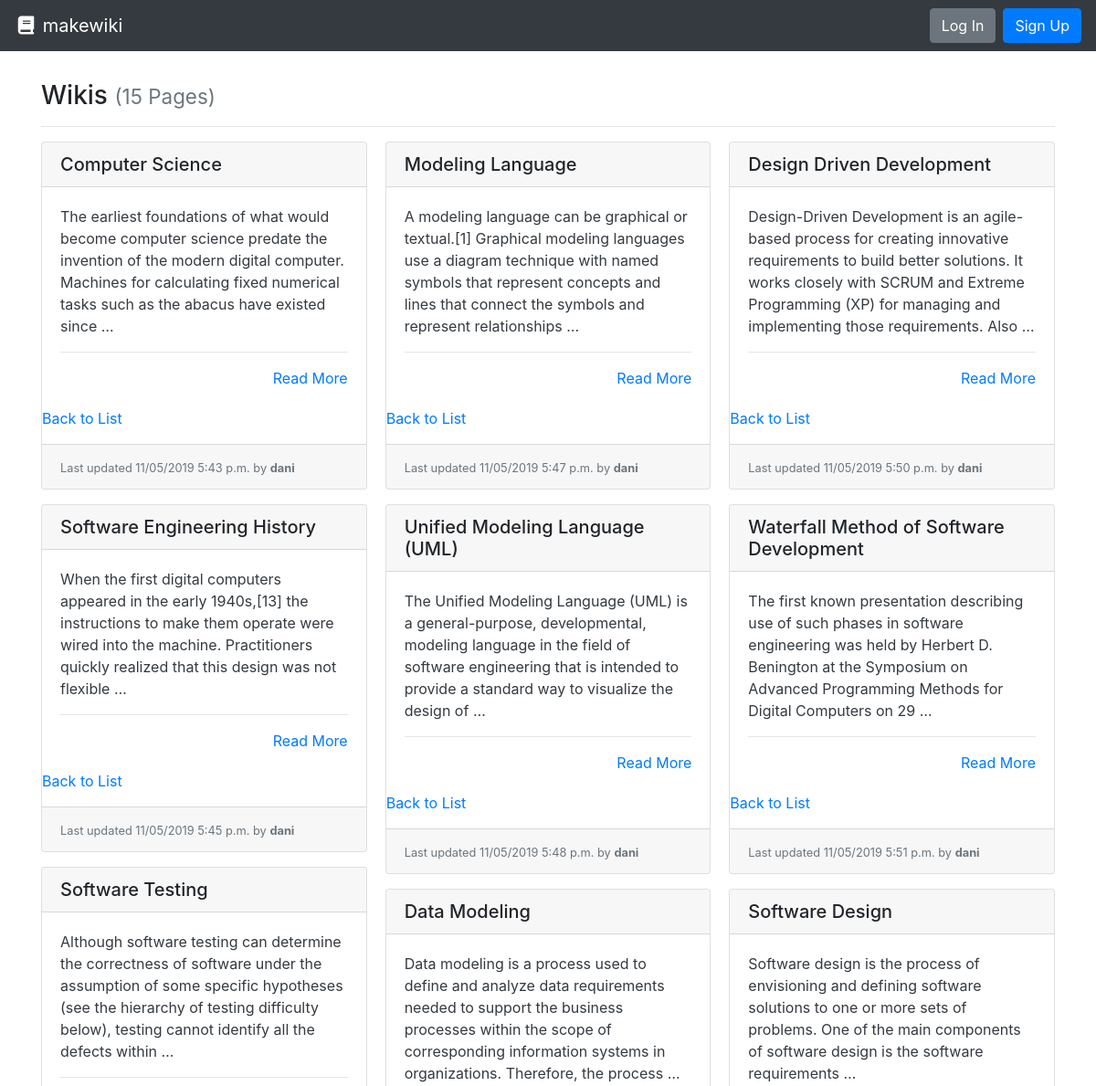
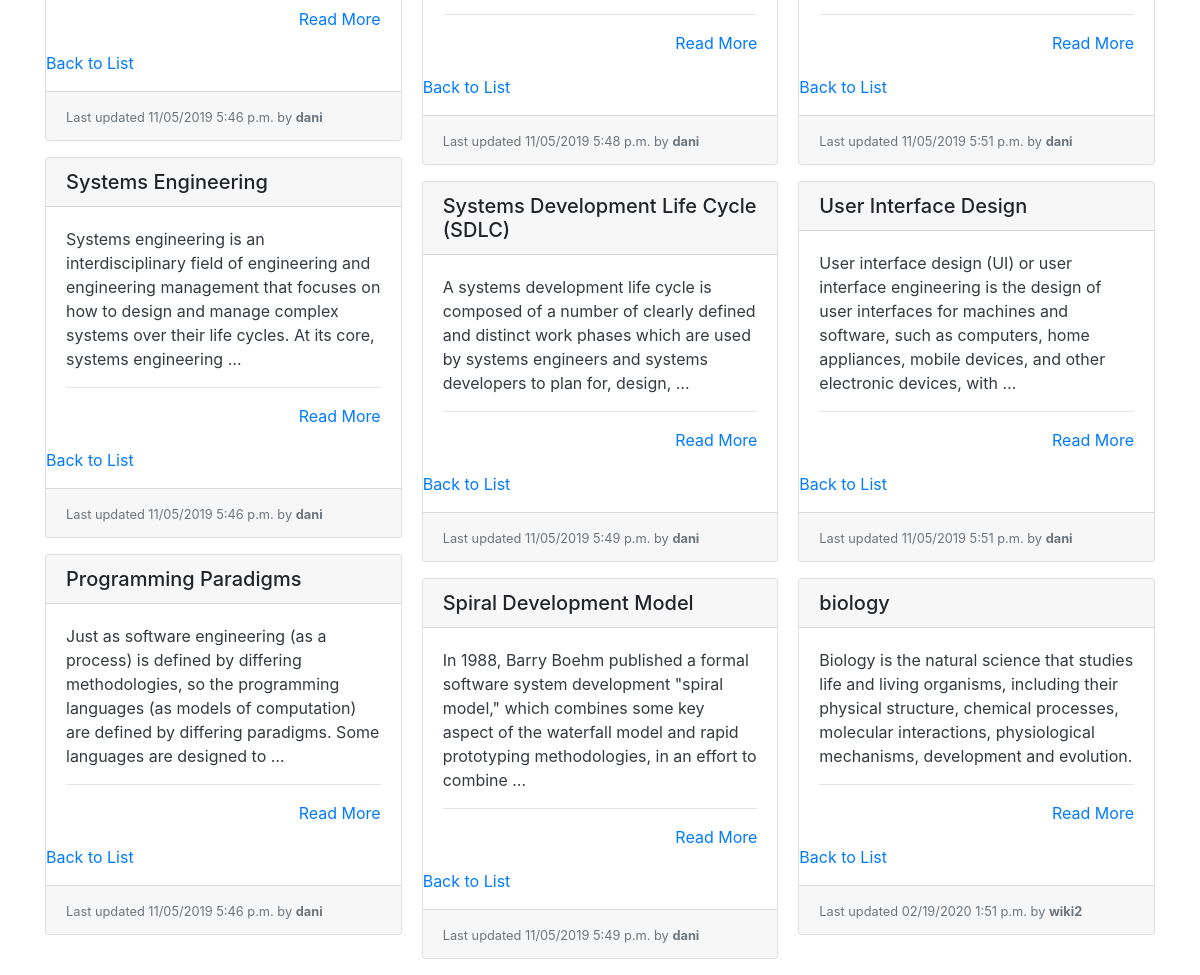
Before: / with the older database file (2 pictures, top to bottom).
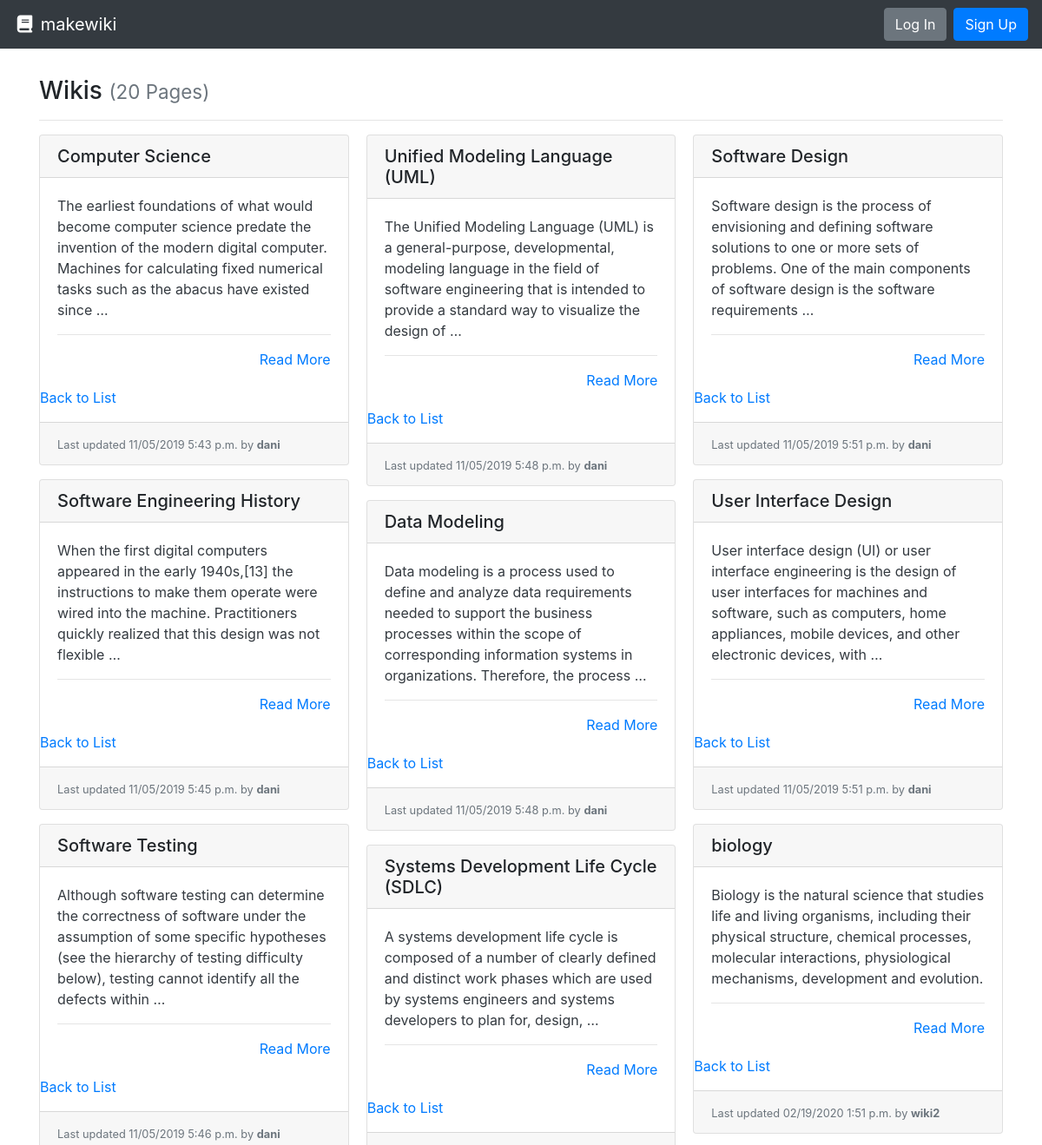
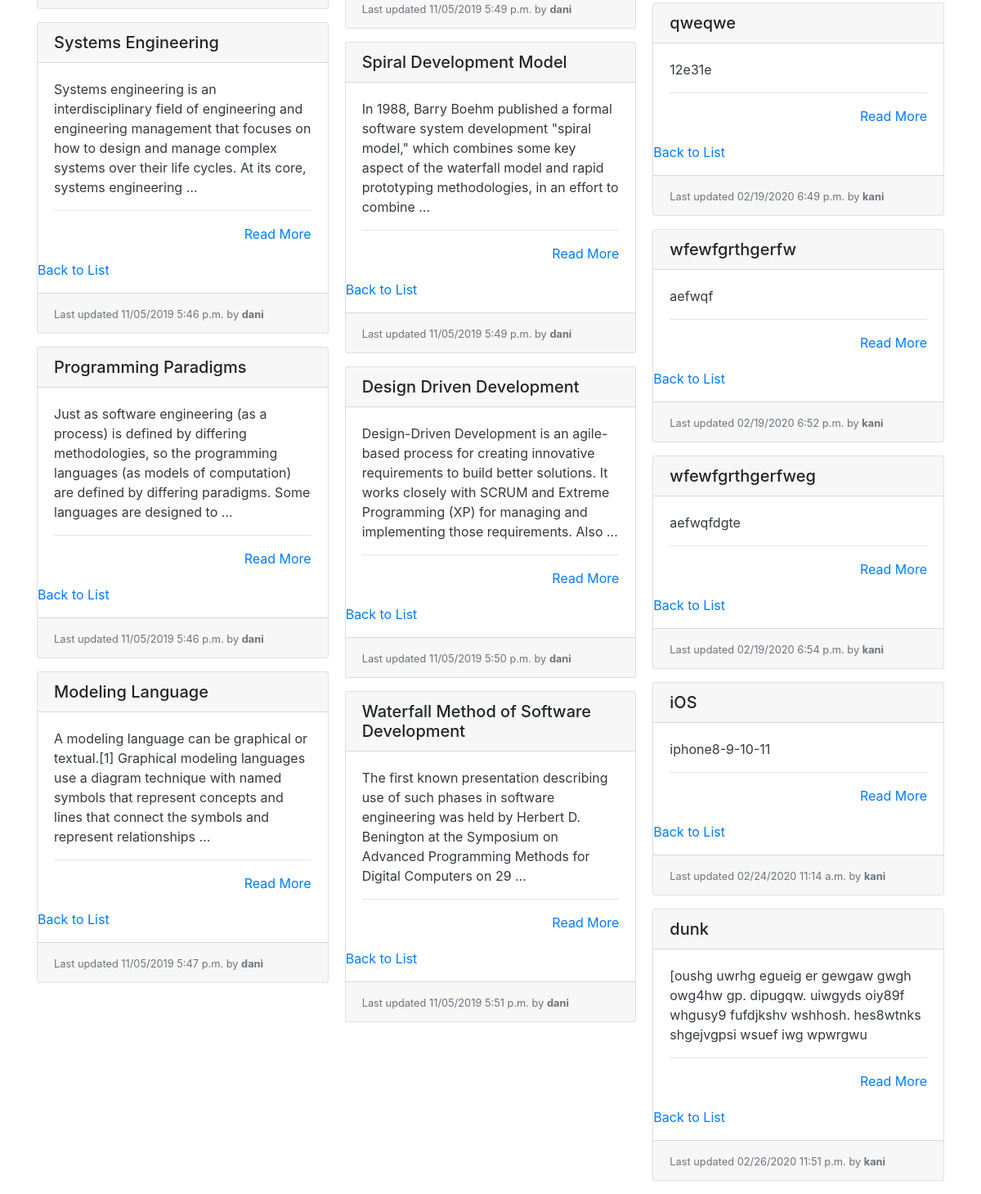
After: the same page with the newer database file (2 pictures, top to bottom).
### wiki/models.py (models this page shows, shortened)
class Page(models.Model):
    title = models.CharField(max_length=settings.WIKI_PAGE_TITLE_MAX_LENGTH, unique=True,
                             help_text="Title of your page.")
    author = models.ForeignKey(User, on_delete=models.PROTECT,
                               help_text="The user that posted this article.")
    slug = models.CharField(max_length=settings.WIKI_PAGE_TITLE_MAX_LENGTH, blank=True, editable=False,
                            help_text="Unique URL path to access this page. Generated by the system.")
    content = models.TextField(
        help_text="Write the content of your page here.")
    created = models.DateTimeField(auto_now_add=True,
                                   help_text="The date and time this page was created. Automatically generated when the model saves.")
    modified = models.DateTimeField(auto_now=True,
                                    help_text="The date and time this page was updated. Automatically generated when the model updates.")

### wiki/views.py (the view)
# urls.py: path('', PageListView.as_view(), name='wiki-list-page'),
class PageListView(ListView):
    model = Page
    def get(self, request):
        pages = self.get_queryset().all()
        return render(request, 'list.html', {
          'pages': pages
        })

### wiki/templates/list.html
{% extends "base.html" %}
{% block content %}
  <h3>Wikis {% if pages %}<small class="text-muted">({{ pages|length }} Page{{ pages|length|pluralize:"s" }})</small>{% endif %}</h3>
  <hr>
  {% if pages %}
    <div class="card-columns">
      {% for page in pages %}
        {% include "partials/card.html" %}
      {% endfor %}
    </div>
  {% else %}
    <div class="alert alert-primary" role="alert">No pages to display.</div>
  {% endif %}
{% endblock %}

### templates/base.html (shortened to what this page needs)
<!doctype html>
<html lang="en">
  <head>
    <link rel="stylesheet" href="https://stackpath.bootstrapcdn.com/bootstrap/4.3.1/css/bootstrap.min.css"
>
  </head>
  <body>
    <nav class="navbar navbar-expand-md navbar-dark bg-dark">
      <a class="navbar-brand" href="{% url 'wiki-list-page' %}"><i class="fas fa-fw fa-book"></i> makewiki</a>
      <form class="form-inline ml-auto">
        {% if request.user.is_authenticated %}
        <div class="text-white">Hello, <strong>{{request.user.username}}</strong>!</div>
        <a href="{% url 'new_page' %}" class="btn btn-success ml-4">New Page</a>
        <a href="{% url 'logout' %}" class="btn btn-danger ml-2">Log Out</a>
        {% else %}
        <a href="{% url 'login' %}" class="btn btn-secondary ml-2">Log In</a>
        <a href="{% url 'sign_up' %}" class="btn btn-primary ml-2">Sign Up</a>
        {% endif %}
      </form>
    </nav>
    <main role="main" class="container" style="margin-top: 4vh;">
      {% block content %}{% endblock %}
    </main>
  </body>

### wiki/templates/partials/card.html
<div class="card mb-3">
  <h5 class="card-header ">{{ page.title }}</h5>
  <div class="card-body border-dark">
    <p class="card-text text-dark">
      {{ page.content|truncatewords_html:30 }}
      <hr>
      <div class="text-right">
        <a href="{% url 'wiki-details-page' page.slug %}" title="Read More">Read More</a>
      </div>
  </div>
  <div>
    <p><a href="{% url 'wiki-list-page' %}">Back to List</a></p>
  </div>
  <div class="card-footer">
    <small class="text-muted">Last updated {{ page.modified|date:"SHORT_DATETIME_FORMAT" }} by <b>{{ page.author.username }}</b></small>
  </div>
</div>

Changed rows visible on the page:
added Page: title "qweqwe", content "12e31e", modified "02/19/2020 6:49 p.m.", author.username "kani"
added Page: title "wfewfgrthgerfw", content "aefwqf", modified "02/19/2020 6:52 p.m.", author.username "kani"
added Page: title "wfewfgrthgerfweg", content "aefwqfdgte", modified "02/19/2020 6:54 p.m.", author.username "kani"
added Page: title "iOS", content "iphone8-9-10-11", modified "02/24/2020 11:14 a.m.", author.username "kani"
added Page: title "dunk", content "[oushg uwrhg egueig er gewgaw gwgh owg4hw gp. dipugqw. uiwgyds oiy89f whgusy9 fufdjkshv wshhosh. hes8wtnks shgejvgpsi wsuef iwg wpwrgwu", modified "02/26/2020 11:51 p.m.", author.username "kani"
Other visible differences:
{{ pages|length }}: "15" → "20"
